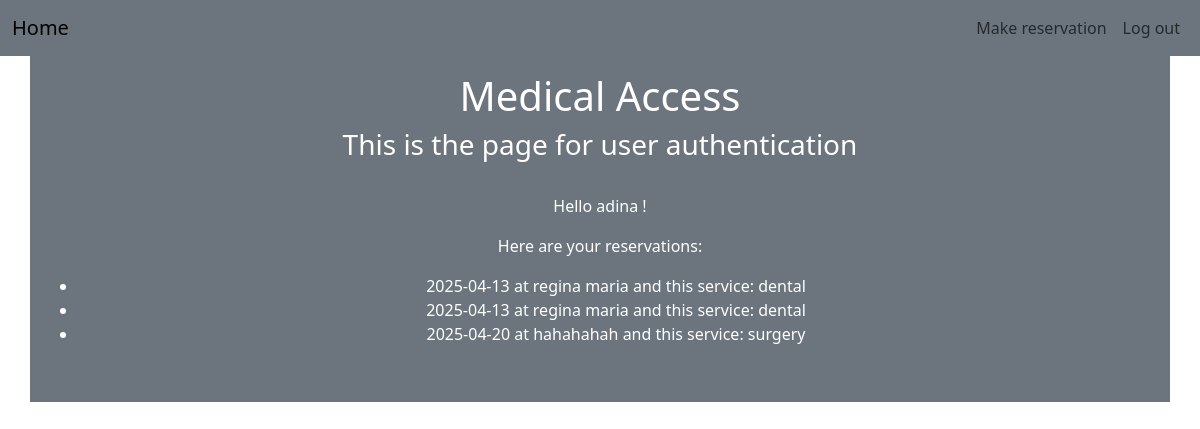
Screenshot of /index_user (signed in) with the database file from the repository.
### tables this page shows
CREATE TABLE reservation (reservation_id INTEGER PRIMARY KEY AUTOINCREMENT, user_id INTEGER, clinic_id INTEGER, medical_service_id INTEGER, reservation_date DATE, FOREIGN KEY (user_id) REFERENCES user(user_id), FOREIGN KEY (clinic_id) REFERENCES clinic(clinic_id), FOREIGN KEY (medical_service_id) REFERENCES medical_service(medical_service_id));

CREATE TABLE clinic (clinic_id INTEGER PRIMARY KEY AUTOINCREMENT, password_hash TEXT, clinic_username TEXT, clinic_name TEXT, location TEXT, type TEXT CHECK(type in('State', 'Private')));

CREATE TABLE medical_service (medical_service_id INTEGER PRIMARY KEY AUTOINCREMENT, clinic_id INTEGER, service_name TEXT, capacity INTEGER, FOREIGN KEY (clinic_id) REFERENCES clinic(clinic_id));

### server.py (the view)
@app.route("/index_user")
def index_user():
    if "username" in session:
        username = session["username"]
        reservations =db_model.get_reservations(session)
        print(reservations)
        return render_template(
            "index_user.html",
            logged_in=True,
            username=username,
            reservations=reservations,
        )
    return render_template("index_user.html", logged_in=False)

### db_utility_model.py (called while the page is built)
def db_fetch(query, args=(), all=False, db_name=DBFILENAME):
    with sqlite3.connect(db_name) as conn:
        conn.row_factory = sqlite3.Row
        cur = conn.execute(query, args)
        if all:
            res = cur.fetchall()
            if res:
                res = [dict(e) for e in res]
            else:
                res = []
        else:
            res = cur.fetchone()
            if res:
                res = dict(res)
    return res

def get_reservations(session_id):
    username = session_id['username']
    if not username:
        return None
    user_row = db_fetch('SELECT * FROM user WHERE username = ?', (username,))
    if user_row:
        user_id=user_row['user_id']
        reservations = db_fetch('SELECT clinic_name, service_name, reservation_date, reservation_id FROM reservation join clinic on clinic.clinic_id=reservation.clinic_id join medical_service on medical_service.medical_service_id=reservation.medical_service_id where reservation.user_id=?', (user_id,), all=True)
        return reservations
    else:
        return None

### templates/index_user.html (shortened to what this page needs)
{% include "header_user.html" %}
  <div class="container text-center text-bg-secondary p-3">
    <div class="row mb-4">
      <div class="col-12">
      <h1>Medical Access</h1>
      <h3>This is the page for user authentication</h3>
      </div>
    </div>
  <div class="row mb-4">
    <div class="col-12">
      {% if logged_in %}
      <p>Hello {{username}} !</p>
      <p>Here are your reservations:</p>
        <ul>
          {% for reservation in reservations %}
            <li>{{ reservation['reservation_date'] }} at {{ reservation['clinic_name'] }} and this service: {{ reservation['service_name'] }}</li>
          {% endfor %}
        </ul>
    {% endif %}
  </body>

### templates/header_user.html (shortened to what this page needs)
<!DOCTYPE html>
<html lang="en">
  <head>
    <link href="https://cdn.jsdelivr.net/npm/bootstrap@5.3.3/dist/css/bootstrap.min.css" rel="stylesheet">
  </head>
  <body>
    <nav class="navbar navbar-expand-lg navbar-light bg-secondary">
    <div class="container-fluid">
    <a class="navbar-brand mx-auto" href="/">Home</a>
  <div class="collapse navbar-collapse justify-content-center" id="navbarNav">
    <ul class="navbar-nav ms-auto">
      {%if 'username' in session%}
      <li class="nav-item"><a class="nav-link" href="/make_reservation">Make reservation</a></li>
      <li class="nav-item">
        <form method="POST" action="/logout" style="display: inline;">
          <input class="btn btn-link nav-link" type="submit" value="Log out">
        </form>
      </li>
      {%else%}
      <li class="nav-item"><a class="nav-link" href="/sign_up">Sign up</a></li>
      <li class="nav-item"><a class="nav-link" href="/login">Log in</a></li>
      {%endif%}
    </ul>
  </div>
  </div>
</nav>

### rows the page displays
reservation: reservation_date "2025-04-13", clinic_name "regina maria", service_name "dental"
reservation: reservation_date "2025-04-13", clinic_name "regina maria", service_name "dental"
reservation: reservation_date "2025-04-20", clinic_name "hahahahah", service_name "surgery"

### other values shown
{{ username }} "adina"
